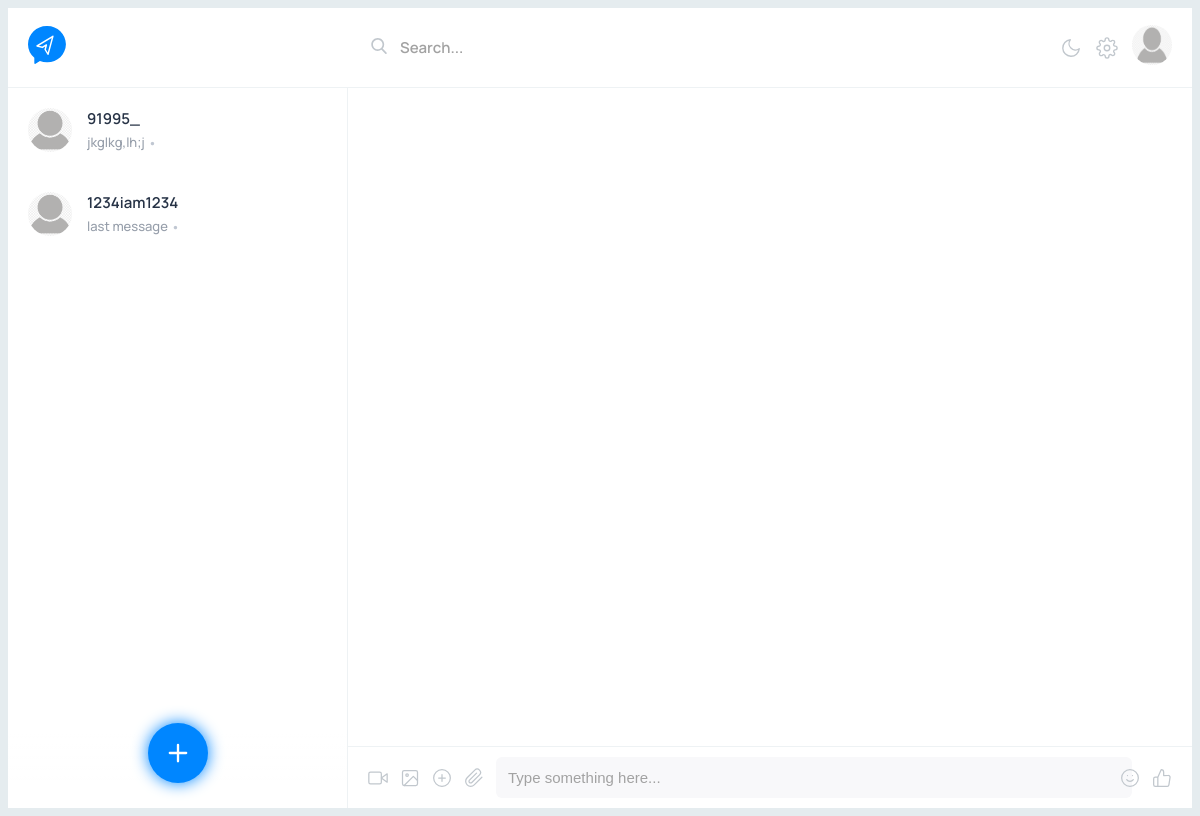
The app's page /real-time-chats/ (signed in), older data.
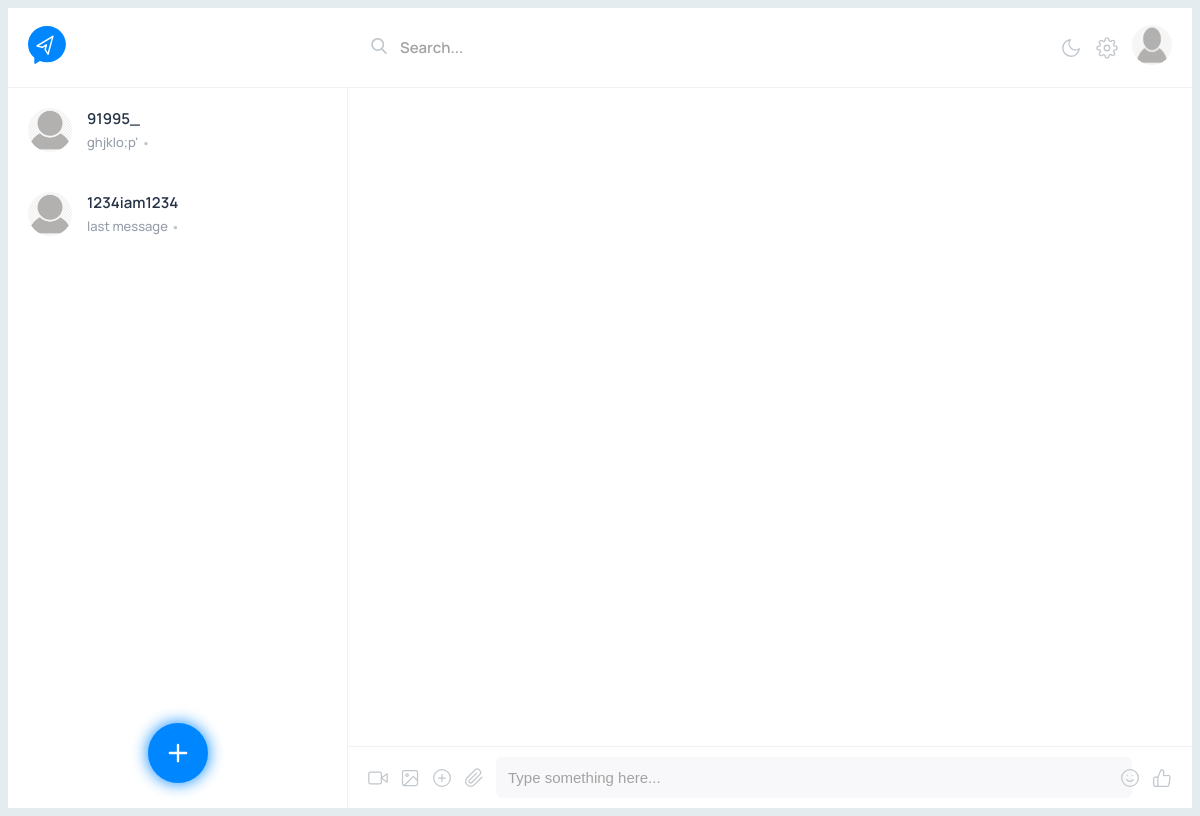
The same page, newer data.
### real_time_chats/models.py (models this page shows, shortened)
class Messages(models.Model):
    message = models.TextField()
    created_on = models.DateTimeField(default=timezone.now)
    author = models.ForeignKey(User, on_delete=models.CASCADE, related_name="author")
    thread = models.ForeignKey('Threads', on_delete=models.CASCADE)
    read = models.BooleanField(default=False)

### real_time_chats/views.py (the view)
# urls.py: path('', views.ThreadList, name="real-chat-threads"),
def ThreadList(request):
    user = User.objects.get(username=request.user.username)
    criterion1 = Q(user1= user)
    criterion2 = Q(user2=user)
    threads = Threads.objects.filter(criterion1 | criterion2)
    msgs = Messages.objects.all()
    return render(request, "real/newChatUi.html", {"threads": threads, "msgs": msgs})

### real_time_chats/templatetags/chat_tags.py (called while the page is built)
@register.filter
def in_thread(msgs, thread):
    thread_msgs =  msgs.filter(thread=thread)
    if(thread_msgs):
        return thread_msgs[len(thread_msgs) - 1].message
    else:
        return ""

### chats/templates/real/newChatUi.html (shortened to what the changed rows need)
<!DOCTYPE html>
{% load static %}
{% load chat_tags %}
<html lang="en">
  <head>
    <link href="{% static "css/NewChatUi.css" %}" rel="stylesheet" type="text/css">
  </head>
<body>
<div class="app">
    <div class="wrapper">
     <div class="conversation-area">
        {% for thread in threads %}
        {% if thread.user1.username == request.user.username %}
            {% if thread.user2.profile.online == True %}
            <div class="msg online" onclick="openThread({{thread.pk}}, '{{thread.user2.username}}')" id="{{thread.pk}}" name="{{thread.user2.username}}">
                <img class="msg-profile" src="{{thread.user2.profile.picture.url}}" alt="" />
                    <div class="msg-detail">
                        <div class="msg-username">{{thread.user2.username}}</div>
                            <div class="msg-content">
                              {% with last_msg=msgs|in_thread:thread %}
                              <span class="msg-message">{{last_msg}}</span>
                              <span class="msg-date"> {{last_msg.timesince}} {% endwith %}</span>
                                </div>
                            </div>
                        </div>
        {% else %}
        <div class="msg" onclick="openThread({{thread.pk}}, '{{thread.user2.username}}')" id="{{thread.pk}}" name="{{thread.user2.username}}">
            <img class="msg-profile" src="{{thread.user2.profile.picture.url}}" alt="" />
       <div class="msg-detail">
        <div class="msg-username">{{thread.user2.username}}</div>
        <div class="msg-content">
          {% with last_msg=msgs|in_thread:thread %}
          <span class="msg-message">{{last_msg}}</span>
          <span class="msg-date"> {{last_msg.timesince}} {% endwith %}</span>
        </div>
       </div>
      </div>
      {% endif %}
      {% endif %}
      {% endfor %}
     </div>
    </div>
   </div>
</body>
</html>

Row changes from the older to the newer data that the page shows:
no longer on this page (row edited): Messages: message "jkglkg,lh;j"
added Messages: message "ghjklo;p'"
